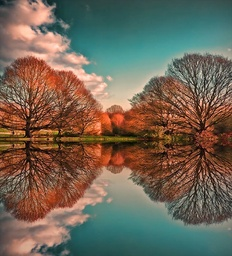
#> input picture imagem_teste.jpg, 232 x 256 px, shrunk from 620 x 684 before the run
$ python brightness.py
#> lines starting #> are read from the running program, lines starting #| are printed output that depends on the picture
from PIL import Image

img = Image.open('imagem_teste.jpg')
#> img is the input picture: PIL image 232x256 RGB; mean R, G, B 112.2, 100.8, 85.3
pixelMap = img.load()

def keep_in_range(num):

    if num > 255:
        num = 255
    elif num < 0:
        num = 0

    return num

# Aditive
def add_brightness(level, img, pixelMap):

#> called with level = 100
    img2 = Image.new(img.mode, img.size)
#> img2: PIL image 232x256 RGB; every value is 0
    newMap = img2.load()

    for i in range(img.size[0]):
        for j in range(img.size[1]):

            r = keep_in_range(level + pixelMap[i,j][0])
            g = keep_in_range(level + pixelMap[i,j][1])
            b = keep_in_range(level + pixelMap[i,j][2])

            newMap[i,j] = (r, g, b)

    img2.show()
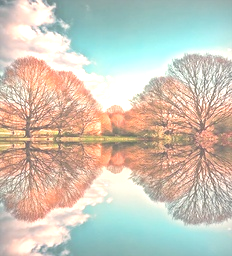
#> shown: PIL image 232x256 RGB; mean R, G, B 204, 198.6, 184.7

# Multiplicative
def mult_brightness(level, img, pixelMap):

    img2 = Image.new(img.mode, img.size)
    newMap = img2.load()

    for i in range(img.size[0]):
        for j in range(img.size[1]):

            r = keep_in_range(round(level * pixelMap[i,j][0]))
            g = keep_in_range(round(level * pixelMap[i,j][1]))
            b = keep_in_range(round(level * pixelMap[i,j][2]))

            newMap[i,j] = (int(r), int(g), int(b))

    img2.show()

add_brightness(100, img, pixelMap)

$ run again, with lighthouse.jpg copied over imagem_teste.jpg
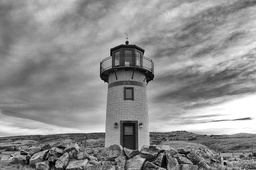
#> input picture lighthouse.jpg, 256 x 170 px, shrunk from 1000 x 666 before the run
#> img is the input picture: PIL image 256x170 RGB; min 0, max 255, mean 141.4
#> img2: PIL image 256x170 RGB; every value is 0
#> in add_brightness, `img2.show()`:
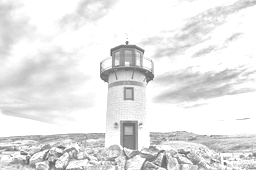
#> shown: PIL image 256x170 RGB; min 100, max 255, mean 230

$ run again, with negativeimg.jpg copied over imagem_teste.jpg
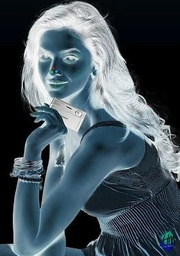
#> input picture negativeimg.jpg, 180 x 256 px, shrunk from 281 x 400 before the run
#> img is the input picture: PIL image 180x256 RGB; mean R, G, B 68.3, 82.4, 91
#> img2: PIL image 180x256 RGB; every value is 0
#> in add_brightness, `img2.show()`:
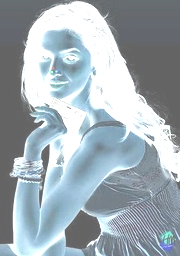
#> shown: PIL image 180x256 RGB; mean R, G, B 160.4, 172.6, 180.2

$ run again, with poros-dilatados_29551_l.jpg copied over imagem_teste.jpg
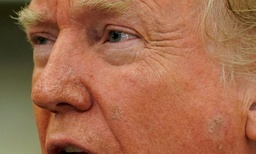
#> input picture poros-dilatados_29551_l.jpg, 256 x 154 px, shrunk from 800 x 482 before the run
#> img is the input picture: PIL image 256x154 RGB; mean R, G, B 161.4, 105.9, 75.4
#> img2: PIL image 256x154 RGB; every value is 0
#> in add_brightness, `img2.show()`:
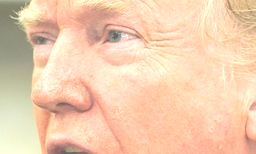
#> shown: PIL image 256x154 RGB; mean R, G, B 241.6, 205.8, 175.4
